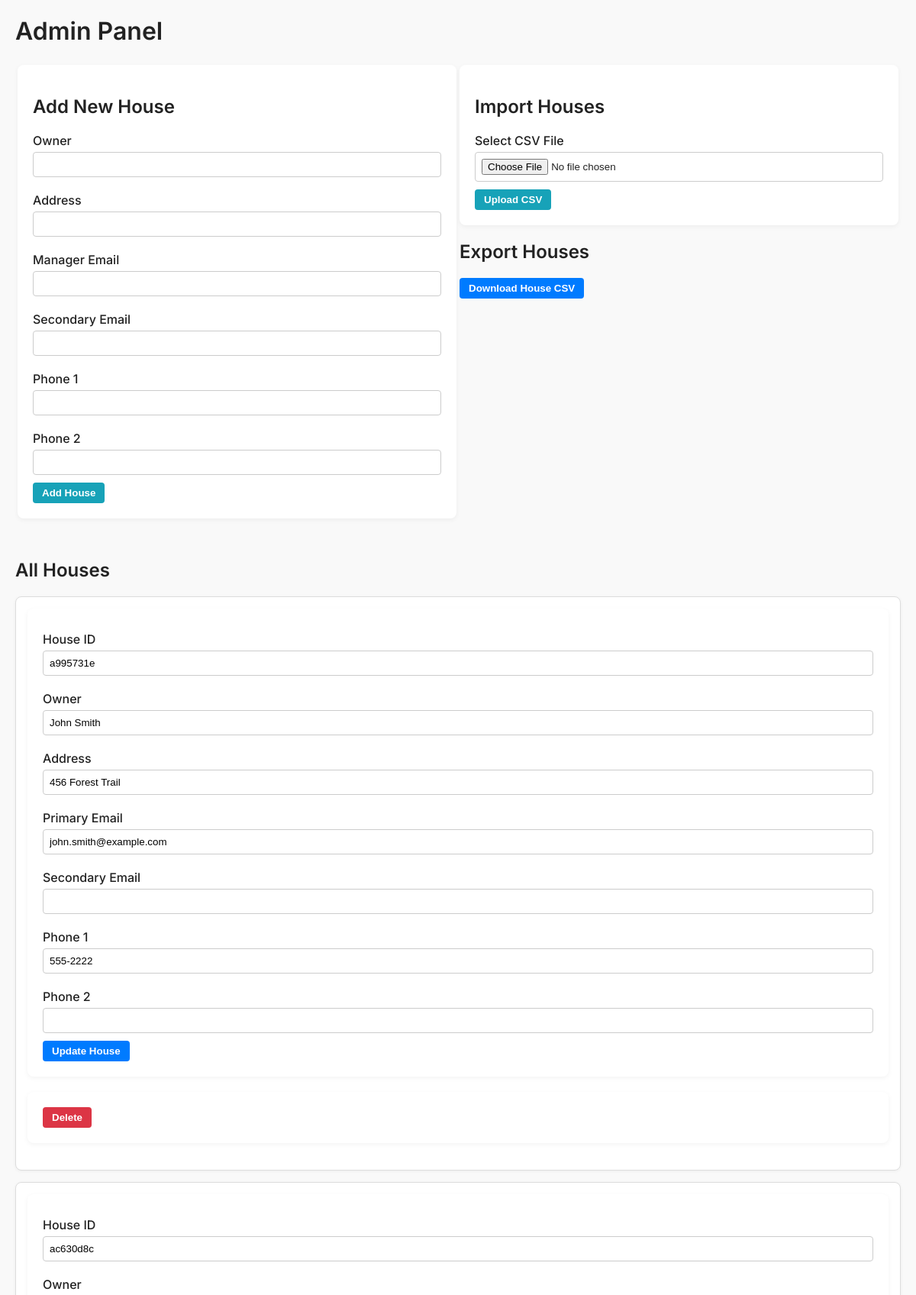
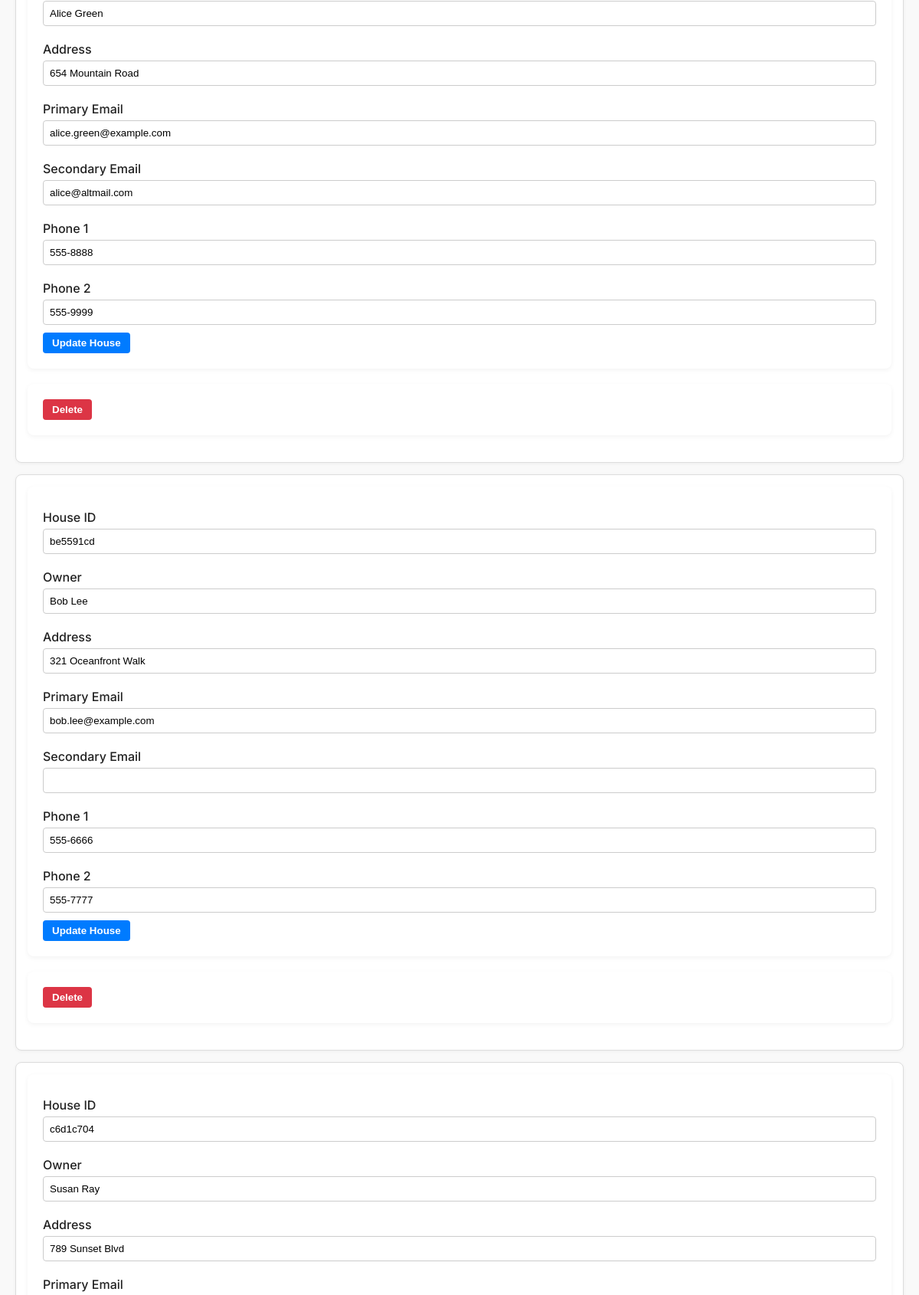
The page /admin (upper part) on the database its author committed (2 pictures, top to bottom).
### tables this page shows
CREATE TABLE houses (
    house_id TEXT PRIMARY KEY,
    owner TEXT,
    address TEXT,
    manager_email TEXT,
    email2 TEXT,
    phone1 TEXT,
    phone2 TEXT
);

### backend/app/main.py (the view)
@app.get("/admin", response_class=HTMLResponse)
async def admin_panel(request: Request, import_banner: str = Cookie(None)):
    Task = namedtuple("Task", ["id", "house_id", "task_description", "status", "created_at"])
    House = namedtuple("House", ["house_id", "owner", "address", "manager_email", "email2", "phone1", "phone2"])
    cursor.execute("SELECT * FROM tasks ORDER BY created_at DESC")
    tasks = [Task(*row) for row in cursor.fetchall()]
    cursor.execute("SELECT * FROM houses ORDER BY house_id ASC")
    houses = [House(*row) for row in cursor.fetchall()]
    response = templates.TemplateResponse("admin.html", {
        "request": request,
        "tasks": tasks,
        "houses": houses,
        "import_banner": import_banner
    })
    if import_banner:
        response.delete_cookie("import_banner")
    return response

### backend/app/templates/admin.html (shortened to what this page needs)
<!DOCTYPE html>
<html>
<head>
</head>
<body>
  <h1>Admin Panel</h1>
  <table style="width: 100%; margin-bottom: 30px;">
    <tr>
      <td style="vertical-align: top; width: 50%;">
        <form action="/add_house" method="post">
          <h2>Add New House</h2>
          <label for="owner">Owner</label>
          <input type="text" id="owner" name="owner">
          <label for="address">Address</label>
          <input type="text" id="address" name="address">
          <label for="manager_email">Manager Email</label>
          <input type="email" id="manager_email" name="manager_email">
          <label for="email2">Secondary Email</label>
          <input type="email" id="email2" name="email2">
          <label for="phone1">Phone 1</label>
          <input type="text" id="phone1" name="phone1">
          <label for="phone2">Phone 2</label>
          <input type="text" id="phone2" name="phone2">
          <button type="submit" class="btn-add">Add House</button>
        </form>
      </td>
      <td style="vertical-align: top; width: 50%;">
        <form action="/import_houses" method="post" enctype="multipart/form-data">
          <h2>Import Houses</h2>
          <label for="csv_file">Select CSV File</label>
          <input type="file" name="file" id="csv_file" accept=".csv" required>
          <button type="submit" class="btn-add">Upload CSV</button>
        </form>
        <div style="margin-top: 20px;">
          <h2>Export Houses</h2>
          <a href="/export_houses">
            <button type="button" class="btn-update">Download House CSV</button>
          </a>
        </div>
      </td>
    </tr>
  </table>
  <h2>All Houses</h2>
  {% if houses %}
    {% for house in houses %}
      <div class="house-card">
        <form action="/admin/update_house" method="post">
          <label>House ID</label>
          <input type="text" name="house_id" value="{{ house.house_id }}" readonly>
          <label>Owner</label>
          <input type="text" name="owner" value="{{ house.owner }}">
          <label>Address</label>
          <input type="text" name="address" value="{{ house.address }}">
          <label>Primary Email</label>
          <input type="email" name="manager_email" value="{{ house.manager_email }}">
          <label>Secondary Email</label>
          <input type="email" name="email2" value="{{ house.email2 }}">
          <label>Phone 1</label>
          <input type="text" name="phone1" value="{{ house.phone1 }}">
          <label>Phone 2</label>
          <input type="text" name="phone2" value="{{ house.phone2 }}">
          <button type="submit" class="btn-update">Update House</button>
        </form>
        <form action="/delete_house" method="post" style="margin-top: 10px;">
          <button type="submit" class="btn-delete" onclick="return confirm('Delete house {{ house.house_id }}?')">Delete</button>
        </form>
      </div>
    {% endfor %}
  {% else %}
    <p>No houses found.</p>
  {% endif %}
</body>
</html>

### backend/app/templates/admin.html (style rules this page uses)
body { font-family: 'Inter', sans-serif; margin: 20px; background: #f9f9f9; color: #222; }
h1, h2 { font-weight: 600; }
form { background: #fff; padding: 20px; margin-bottom: 20px; border-radius: 8px; box-shadow: 0 2px 6px rgba(0, 0, 0, 0.05); }
label { display: block; margin: 10px 0 5px; font-weight: 500; }
input, select { width: 100%; padding: 8px; margin-bottom: 10px; border: 1px solid #ccc; border-radius: 4px; box-sizing: border-box; }
button { padding: 6px 12px; border: none; border-radius: 4px; font-weight: 600; cursor: pointer; margin-right: 8px; }
.btn-update { background-color: #007bff; color: #fff; }
.btn-delete { background-color: #dc3545; color: #fff; }
.btn-add { background-color: #17a2b8; color: #fff; }
.task-card, .house-card { background: #fff; border: 1px solid #ddd; border-radius: 8px; padding: 15px; margin-bottom: 15px; box-shadow: 0 1px 4px rgba(0, 0, 0, 0.05); }

### rows shown on the page
houses: house_id "a995731e", owner "John Smith", address "456 Forest Trail", manager_email "john.smith@example.com", phone1 "555-2222"
houses: house_id "ac630d8c", owner "Alice Green", address "654 Mountain Road", manager_email "alice.green@example.com", email2 "alice@altmail.com", phone1 "555-8888", phone2 "555-9999"
houses: house_id "be5591cd", owner "Bob Lee", address "321 Oceanfront Walk", manager_email "bob.lee@example.com", phone1 "555-6666", phone2 "555-7777"
houses: house_id "c6d1c704", owner "Susan Ray", address "789 Sunset Blvd"
